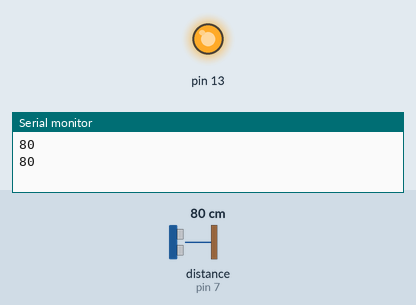
Simulated run of this sketch. Board: Arduino Uno, built with avr-gcc and run on an emulated ATmega328P. On the bench: output pins drawn as LEDs (lit = HIGH), the last lines printed to the serial monitor. Inputs (shaded band) come from the test bench; at power-on: distance to the obstacle (sensor on pin 7) 80 cm. The echo pulse lasts 58.3 µs per cm.

Above: at 1.2 s.
1.3 s: distance to the obstacle (sensor on pin 7) set to 94 cm
4.8 s: distance to the obstacle (sensor on pin 7) set to 105 cm
At 5.12 s:
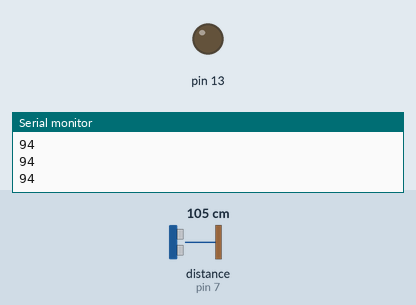
6.3 s: distance to the obstacle (sensor on pin 7) set to 2 cm
At 7.6 s:
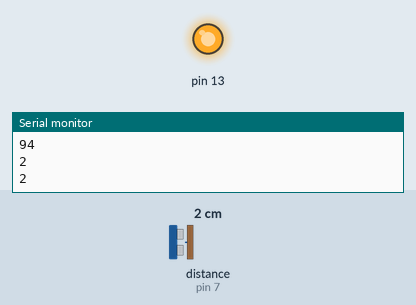
Timing chart, 0 to 15.8 s (numbered marks = the images above; inputs shaded):
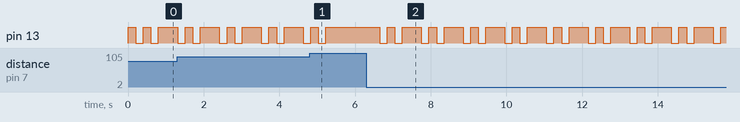

Measured:
- the behaviour switches between 99 and 100 cm on distance to the obstacle (sensor on pin 7) (found by bisection; images 0 and 1)
- after the input at 4.8 s, pin 13: goes on until 5.2 s, then stays HIGH
- after the input at 6.3 s, pin 13: HIGH → LOW after 0.35 s, then repeats every 1.1 s: HIGH 0.20 s, LOW 0.20 s, HIGH 0.50 s, LOW 0.20 s
- by itself, pin 13: repeats every 1.1 s: HIGH 0.20 s, LOW 0.20 s, HIGH 0.51 s, LOW 0.20 s

The sketch:

no_vidente.ino
```cpp
#include <Ultrasonic.h>
//variables a utlizar
int option;
int distancia=0;
Ultrasonic ultrasonic(6,7,23200);// (Trig PIN,Echo PIN, TIMEOUT)
//TIMEOUT = (CENTIMETROS)*(58)
//Inicio
void setup()
{
  //pin de sonido de alerta
  pinMode(13,OUTPUT);
  Serial.begin(9600);
  digitalWrite(13,HIGH);
}

void loop()
{
  //pregunta por datos recibidos
    if (Serial.available()>0)
    {
      option=Serial.read();
    }
     if(option=='1')
    {
      //envia dato de distancia por serial al telefono
       Serial.println(ultrasonic.Ranging(CM));
       option=0;
    }
    //detecta obtaculo y si es menor distancia que 1 metro envia notificacion
    distancia=ultrasonic.Ranging(CM);
    if (distancia<100)
    {
      //emite sonido de alerta
      Serial.println(distancia);
      digitalWrite(13,HIGH);
      delay(200);
      digitalWrite(13,LOW);
      delay(200);
      digitalWrite(13,HIGH);
      delay(200);
      digitalWrite(13,LOW);
      delay(200);
      digitalWrite(13,HIGH);
    }

    delay(300);


  }
```
